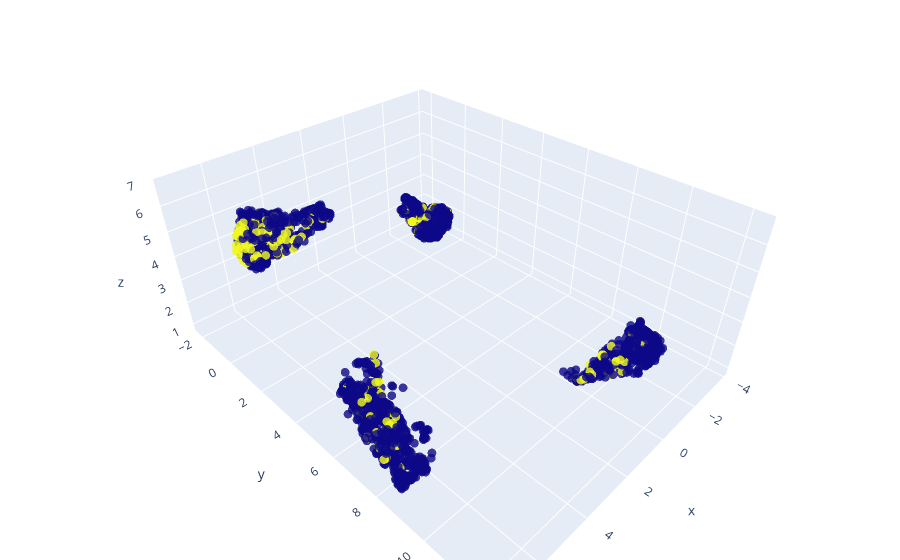

Notebook code for this chart:
### Code cell
labels = scaled_df.Response.values
fig = go.Figure(data=[go.Scatter3d(
    x=reduced_df_umap[:,0],
    y=reduced_df_umap[:,1],
    z=reduced_df_umap[:,2],
    mode='markers',
    marker=dict(
        size=3,
        color=scaled_df.Response.values,
        opacity=0.8,
        line=dict(
            color='black',
            width=0
        )
    ),
    text=labels
)])

# tight layout
fig.update_layout(margin=dict(l=0, r=0, b=0, t=0))

### Figure 1 — Plotly figure (JSON) as saved in the notebook; plotly's stock layout.template omitted (floating-point values rounded to 4 significant figures; data arrays with more than 128 entries replaced by an {"elided": "..."} marker saying what was removed)
{"data": [{"marker": {"color": {"elided": "2236 int values"}, "line": {"color": "black", "width": 0}, "opacity": 0.8, "size": 3}, "mode": "markers", "text": {"elided": "2236 int values"}, "type": "scatter3d", "x": {"elided": "2236 float values"}, "y": {"elided": "2236 float values"}, "z": {"elided": "2236 float values"}}], "layout": {"margin": {"b": 0, "l": 0, "r": 0, "t": 0}}}
